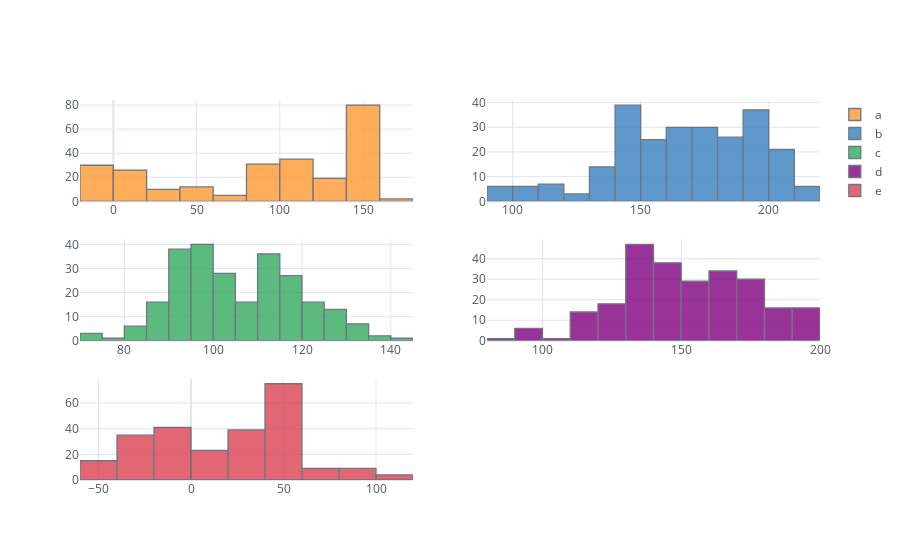

Source (notebook cell):
### Code cell
df.iplot(kind='hist',
             subplots=True,
             bins=15,
        )

### Figure 1 — Plotly figure (JSON) as saved in the notebook; plotly's stock layout.template omitted (floating-point values rounded to 4 significant figures; data arrays with more than 128 entries replaced by an {"elided": "..."} marker saying what was removed)
{"data": [{"histfunc": "count", "histnorm": "", "marker": {"color": "rgba(255, 153, 51, 1.0)", "line": {"color": "#4D5663", "width": 1.3}}, "name": "a", "nbinsx": 15, "opacity": 0.8, "orientation": "v", "type": "histogram", "x": {"elided": "250 float values"}, "xaxis": "x", "yaxis": "y"}, {"histfunc": "count", "histnorm": "", "marker": {"color": "rgba(55, 128, 191, 1.0)", "line": {"color": "#4D5663", "width": 1.3}}, "name": "b", "nbinsx": 15, "opacity": 0.8, "orientation": "v", "type": "histogram", "x": {"elided": "250 float values"}, "xaxis": "x2", "yaxis": "y2"}, {"histfunc": "count", "histnorm": "", "marker": {"color": "rgba(50, 171, 96, 1.0)", "line": {"color": "#4D5663", "width": 1.3}}, "name": "c", "nbinsx": 15, "opacity": 0.8, "orientation": "v", "type": "histogram", "x": {"elided": "250 float values"}, "xaxis": "x3", "yaxis": "y3"}, {"histfunc": "count", "histnorm": "", "marker": {"color": "rgba(128, 0, 128, 1.0)", "line": {"color": "#4D5663", "width": 1.3}}, "name": "d", "nbinsx": 15, "opacity": 0.8, "orientation": "v", "type": "histogram", "x": {"elided": "250 float values"}, "xaxis": "x4", "yaxis": "y4"}, {"histfunc": "count", "histnorm": "", "marker": {"color": "rgba(219, 64, 82, 1.0)", "line": {"color": "#4D5663", "width": 1.3}}, "name": "e", "nbinsx": 15, "opacity": 0.8, "orientation": "v", "type": "histogram", "x": {"elided": "250 float values"}, "xaxis": "x5", "yaxis": "y5"}], "layout": {"barmode": "overlay", "legend": {"bgcolor": "#FFFFFF", "font": {"color": "#4D5663"}}, "paper_bgcolor": "#FFFFFF", "plot_bgcolor": "#FFFFFF", "title": {"font": {"color": "#4D5663"}}, "xaxis": {"anchor": "y", "domain": [0, 0.45], "gridcolor": "#E1E5ED", "showgrid": true, "tickfont": {"color": "#4D5663"}, "title": {"font": {"color": "#4D5663"}, "text": ""}, "zerolinecolor": "#E1E5ED"}, "xaxis2": {"anchor": "y2", "domain": [0.55, 1], "gridcolor": "#E1E5ED", "showgrid": true, "tickfont": {"color": "#4D5663"}, "title": {"font": {"color": "#4D5663"}, "text": ""}, "zerolinecolor": "#E1E5ED"}, "xaxis3": {"anchor": "y3", "domain": [0, 0.45], "gridcolor": "#E1E5ED", "showgrid": true, "tickfont": {"color": "#4D5663"}, "title": {"font": {"color": "#4D5663"}, "text": ""}, "zerolinecolor": "#E1E5ED"}, "xaxis4": {"anchor": "y4", "domain": [0.55, 1], "gridcolor": "#E1E5ED", "showgrid": true, "tickfont": {"color": "#4D5663"}, "title": {"font": {"color": "#4D5663"}, "text": ""}, "zerolinecolor": "#E1E5ED"}, "xaxis5": {"anchor": "y5", "domain": [0, 0.45], "gridcolor": "#E1E5ED", "showgrid": true, "tickfont": {"color": "#4D5663"}, "title": {"font": {"color": "#4D5663"}, "text": ""}, "zerolinecolor": "#E1E5ED"}, "yaxis": {"anchor": "x", "domain": [0.7333, 1], "gridcolor": "#E1E5ED", "showgrid": true, "tickfont": {"color": "#4D5663"}, "title": {"font": {"color": "#4D5663"}, "text": ""}, "zerolinecolor": "#E1E5ED"}, "yaxis2": {"anchor": "x2", "domain": [0.7333, 1], "gridcolor": "#E1E5ED", "showgrid": true, "tickfont": {"color": "#4D5663"}, "title": {"font": {"color": "#4D5663"}, "text": ""}, "zerolinecolor": "#E1E5ED"}, "yaxis3": {"anchor": "x3", "domain": [0.3667, 0.6333], "gridcolor": "#E1E5ED", "showgrid": true, "tickfont": {"color": "#4D5663"}, "title": {"font": {"color": "#4D5663"}, "text": ""}, "zerolinecolor": "#E1E5ED"}, "yaxis4": {"anchor": "x4", "domain": [0.3667, 0.6333], "gridcolor": "#E1E5ED", "showgrid": true, "tickfont": {"color": "#4D5663"}, "title": {"font": {"color": "#4D5663"}, "text": ""}, "zerolinecolor": "#E1E5ED"}, "yaxis5": {"anchor": "x5", "domain": [0, 0.2667], "gridcolor": "#E1E5ED", "showgrid": true, "tickfont": {"color": "#4D5663"}, "title": {"font": {"color": "#4D5663"}, "text": ""}, "zerolinecolor": "#E1E5ED"}}}
